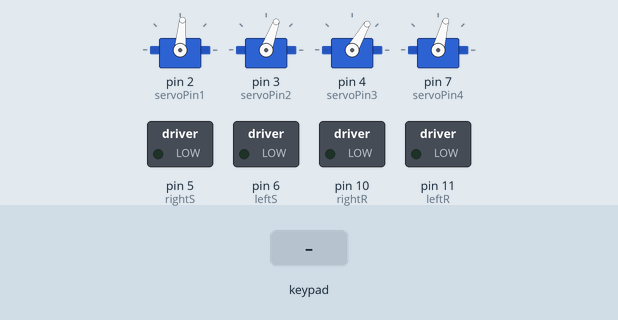
Simulated run of this sketch. Board: Arduino Uno, built with avr-gcc and run on an emulated ATmega328P. On the bench: 4 × servo, switched loads named in the sketch (green lamp = pin HIGH). The inputs (shaded band) are chosen by the test bench.

Above: at 1.4 s.
1.5 s: key 'O' pressed
At 1.62 s:
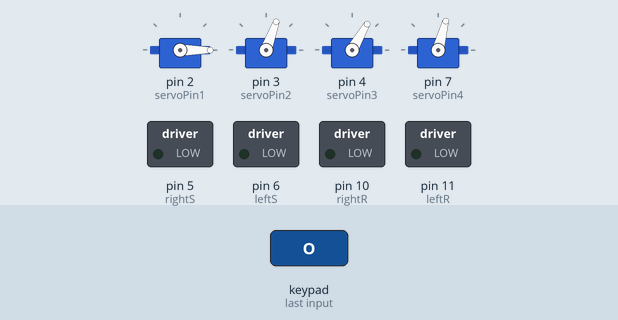
3.8 s: key 'U' pressed
At 4.7 s:
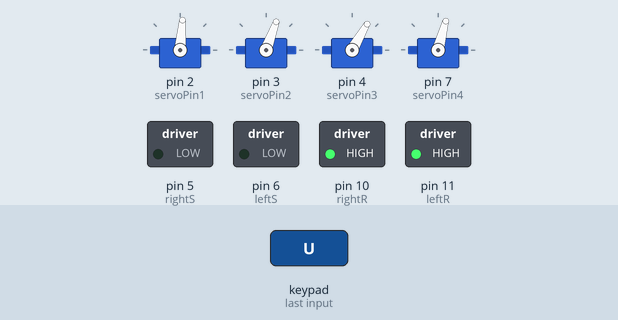
5.7 s: key 'D' pressed
At 5.91 s:
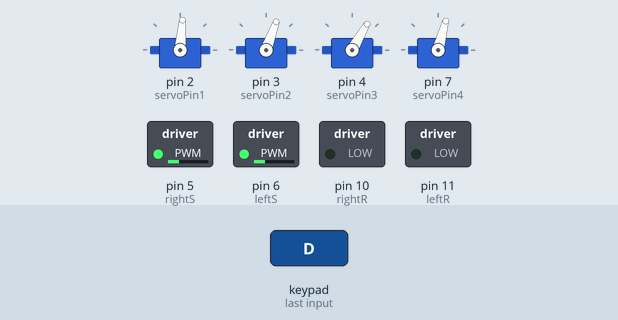
7.6 s: key 'L' pressed
At 9.2 s:
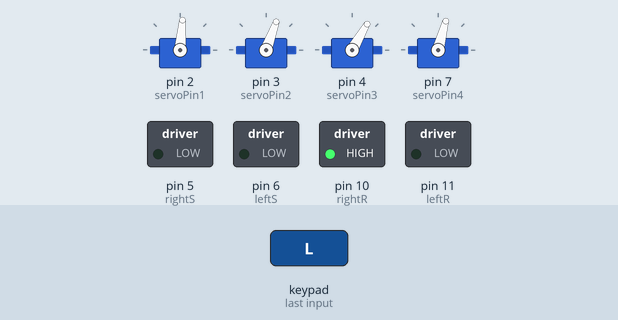
9.5 s: key 'R' pressed
At 10.2 s:
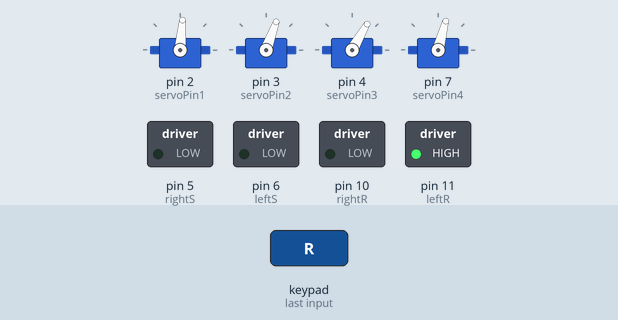
11.4 s: key 'X' pressed
At 12.0 s:
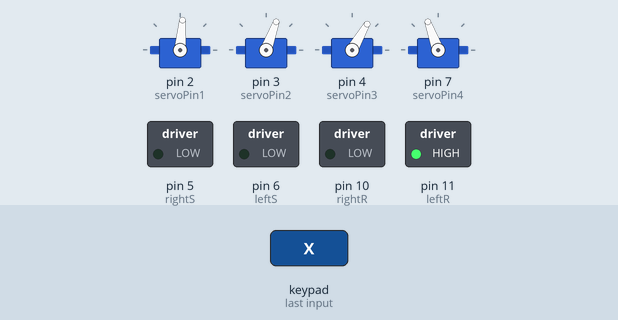
Timing chart, 0 to 13.9 s (numbered marks = the images above; inputs shaded):
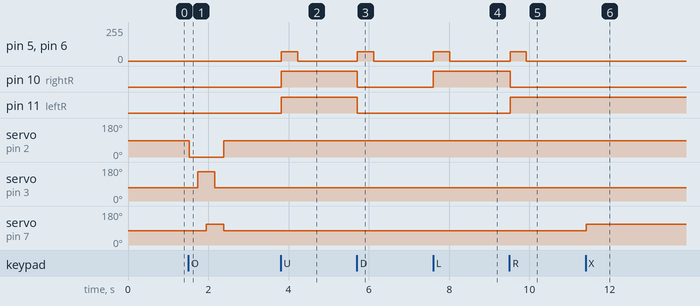

The sketch:

Clarwer_Robotic_Arm_Tank.ino
```cpp
/*==========================定义===========================*/
#include <PS2X_lib.h>  //库版本 v1.6
#include <Servo.h>
PS2X ps2x;             //创建PS2控制格式
int error;
byte vibrate = 0;
Servo servo1;         //声明舵机servo1
Servo servo2;         //声明舵机servo2
Servo servo3;         //声明舵机servo3
Servo servo4;         //声明舵机servo4
int servoPin1 = 2;    //设置D2引脚名字为servoPin1
int servoPin2 = 3;    //设置D3引脚名字为servoPin2
int servoPin3 = 4;    //设置D4引脚名字为servoPin3
int servoPin4 = 7;    //设置D7引脚名字为servoPin4
int armSp =8;
int green=0;
int one[]={85,180,0};
int two[]={70,155};
int three[]={60,180};
int four[]={75,110};
int a[]={one[0],two[0],three[0],four[0]};  //机器臂初始位置
int b[]={one[0],two[0],three[0],four[1]};  //机器臂初始位置,夹头张开
int c[]={one[0],two[1],three[0],four[1]};  //机器臂下降,夹头张开，准备抓取
int d[]={one[0],two[1],three[0],four[0]};  //机器臂下降,夹头闭合，抓取
int e[]={one[0],two[0],three[0],four[0]};  //机器臂回位,已抓取
int f[]={one[1],two[0],three[0],four[0]};  //机器臂转左，已抓取
int g[]={one[1],two[1],three[0],four[0]};  //机器臂转左，下降，已抓取
int h[]={one[1],two[1],three[0],four[1]};  //机器臂转左，下降，放置
int j[]={one[1],two[0],three[0],four[1]};  //机器臂上升，准备好归位
int k[]={one[2],two[0],three[0],four[0]};     //机器臂转右，已抓取
int l[]={one[2],two[1],three[0],four[0]};    //机器臂转右，下降，已抓取
int m[]={one[2],two[1],three[0],four[1]};   //机器臂转右，下降，放置
int n[]={one[2],two[0],three[0],four[1]};    //机器臂上升，准备好归位
int data[]={one[0],two[0],three[0],four[0]};  //用于控制机器臂动作

const int leftR = 11; //左轮转动方向，引脚D11
const int leftS = 6; //左轮转动速度，引脚D6
const int rightR = 10; //右轮转动方向，引脚D10
const int rightS = 5; //右轮转动方向，引脚D5
int dataSp[]={70,120,170,220};        //小车速度
int sp=0;
int carSp;

int state=0;
/*==========================结束===========================*/

/*==========================初始化===========================*/
void setup() {
error = ps2x.config_gamepad(A0,A2,A1,A3, true, true);   //PS接线定义
servo1.attach(servoPin1);   //设置servo1的引脚为D2
servo2.attach(servoPin2);   //设置servo2的引脚为D3
servo3.attach(servoPin3);   //设置servo3的引脚为D4
servo4.attach(servoPin4);   //设置servo4的引脚为D7
//小车控制脚定义
pinMode(leftR,OUTPUT);
pinMode(leftS,OUTPUT);
pinMode(rightR,OUTPUT);
pinMode(rightS,OUTPUT);
carSp=dataSp[sp];
carStop();
set_arm();
}
/*==========================结束===========================*/

/*==========================主循环===========================*/
void loop() {
if(error ==1 )return;
ps2x.read_gamepad(false, vibrate);
if(ps2x.Analog(PSS_LY)>=170)
state=1;
if(ps2x.Analog(PSS_LY)<=10)
state=2;
if(ps2x.Analog(PSS_LX)>=170)
state=3;
if(ps2x.Analog(PSS_LX)>=170)
state=4;
if(state==1)  //定距跟随
{}
if(state==2)  //倾倒恢复
{}
if(state==3)  //循迹夹放
{}
if(state==4)  //智能避障
{}

//-------------------------------------------------------------//
if(state==0)   //手动模式
{
/*======================分割线=================================*/
if(ps2x.ButtonPressed(PSB_L1))
{
  if(sp<3)
  { sp++;
    carSp=dataSp[sp];
  }
}
/*======================分割线=================================*/
if(ps2x.ButtonPressed(PSB_L2))
{
  if(sp>0)
  { sp--;
    carSp=dataSp[sp];
  }

  }
/*======================分割线=================================*/
if(ps2x.Button(PSB_PAD_UP))     //小车控制
 {
 carGo(carSp);
 }
 else if(ps2x.Button(PSB_PAD_DOWN))
 {
 carBack(carSp);
 }
 else if(ps2x.Button(PSB_PAD_LEFT))
  {
 carLeft(carSp);
 }
 else if(ps2x.Button(PSB_PAD_RIGHT))
 {
 carRight(carSp);
 }
 else
 {carStop();}
/*======================分割线=================================*/
if(ps2x.ButtonPressed(PSB_GREEN))   //绿色键功能
    {
      if(green==0 && data[1]==two[0] && data[0]==one[0])
      {
     armReady();
     green=1;
     }
     else if(green==1)
     {
      armF();
      green=0;
      }
    }
/*======================分割线=================================*/
if(ps2x.ButtonPressed(PSB_BLUE))   //蓝色键功能
    {
      if(data[3]==four[0])
      {
       data[3]=four[1];
       armMove();
     }
     else
     {
      data[3]=four[0];
      armMove();
      }
    }
/*======================分割线=================================*/
if(ps2x.ButtonPressed(PSB_PINK))
{
  if(data[1]==two[0])
  armL();
  }
/*======================分割线=================================*/
if(ps2x.ButtonPressed(PSB_RED))
{
  if(data[1]==two[0])
  armR();
  }
/*======================分割线=================================*/
if(ps2x.Button(PSB_R1))
{
  if(data[2]<170)
  {
   data[2]=data[2]+2;
   servo1.write(data[0]);   //85  180
   servo2.write(data[1]);   //70   155
   servo3.write(data[2]);   //60
   servo4.write(data[3]);   //75  110
   delay(5);
    }
}
/*======================分割线=================================*/
if(ps2x.Button(PSB_R2))
{
  if(data[2]>=60)
  {
   data[2]=data[2]-2;
   servo1.write(data[0]);   //85  180
   servo2.write(data[1]);   //70   155
   servo3.write(data[2]);   //60
   servo4.write(data[3]);   //75  110
   //delay(5);
    }
}
/*======================分割线=================================*/
if(ps2x.Analog(PSS_RX)<10)                       //R摇杆往左打，舵机往左转
{ if(data[0]<=180)
   {
    data[0]=data[0]+2;
   servo1.write(data[0]);   //85  180
   servo2.write(data[1]);   //70   155
   servo3.write(data[2]);   //60
   servo4.write(data[3]);   //75  110
   }
}
else if(ps2x.Analog(PSS_RX)>=170)               //R摇杆往右打，舵机往右转
{ if(data[0]>=0)
   {
    data[0]=data[0]-2;
   servo1.write(data[0]);   //85  180
   servo2.write(data[1]);   //70   155
   servo3.write(data[2]);   //60
   servo4.write(data[3]);   //75  110
   }
}
/*======================分割线=================================*/
if(ps2x.Analog(PSS_RY)<10)
{ if(data[1]<=155)
   {
    data[1]=data[1]+2;
   servo1.write(data[0]);   //85  180
   servo2.write(data[1]);   //70   155
   servo3.write(data[2]);   //60
   servo4.write(data[3]);   //75  110
   }
}
else if(ps2x.Analog(PSS_RY)>=170)
{ if(data[1]>=70)
   {
    data[1]=data[1]-2;
   servo1.write(data[0]);   //85  180
   servo2.write(data[1]);   //70   155
   servo3.write(data[2]);   //60
   servo4.write(data[3]);   //75  110
   }
}
/*======================分割线=================================*/
}


/*======================分割线=================================*/
if(ps2x.Button(PSB_SELECT))
 {
  data[1]=70;
  armMove();
  delay(20);
  set_arm();
  delay(20);
  green=0;
  state=0;
  }
/*======================分割线=================================*/
delay(20);
}


/*==========================结束===========================*/


/*==========================小车动作函数===========================*/
void carGo(int carSp)
{
  //前进
  digitalWrite(leftR,HIGH);
  analogWrite(leftS,carSp);
  digitalWrite(rightR,HIGH);
  analogWrite(rightS,carSp);
}
void carBack(int carSp)
{
   //后退
  digitalWrite(leftR,LOW);
  analogWrite(leftS,carSp);
  digitalWrite(rightR,LOW);
  analogWrite(rightS,carSp);
}
void carStop()
{
  //停止
  digitalWrite(leftS,LOW);
  digitalWrite(rightS,LOW);
}
void carLeft(int carSp)
{
  //左转
  digitalWrite(leftR,LOW);
  analogWrite(leftS,carSp);
  digitalWrite(rightR,HIGH);
  analogWrite(rightS,carSp);
}
void carRight(int carSp)
{
  //右转
  digitalWrite(leftR,HIGH);
  analogWrite(leftS,carSp);
  digitalWrite(rightR,LOW);
  analogWrite(rightS,carSp);
}
/*==========================结束===========================*/

/*==========================机器臂动作函数===========================*/
//舵机实现动作
void armMove()
{
 for(int i=0;i<20;i++)       //for循环，用于等待舵机转到位
 {
 servo1.write(data[0]);   //85  180
 servo2.write(data[1]);   //70   155
 servo3.write(data[2]);   //60
 servo4.write(data[3]);   //75  110
 delay(armSp);
 }
 delay(50);
  }

//初始化机器臂位置
void set_arm()
{
for(int i=0;i<=3;i++)
{
  data[i]=a[i];
  }
armMove();
 }

//机器臂准备夹取
void armReady()
{
  for(int i=0;i<=3;i++)
{
  data[i]=c[i];
  }
armMove();
  }

//机器臂夹取
void armTake()
{
  for(int i=0;i<=3;i++)
{
  data[i]=d[i];
  }
armMove();
  for(int i=0;i<=3;i++)
{
  data[i]=e[i];
  }
armMove();
  }

//机器臂前方放下
void armF()
{
for(int i=0;i<=3;i++)
{
  data[i]=d[i];
  }
armMove();
 for(int i=0;i<=3;i++)
{
  data[i]=a[i];
  }
armMove();
  }
//机器臂左方放下
void armL()
{
  for(int i=0;i<=3;i++)
{
  data[i]=f[i];
  }
armMove();
    for(int i=0;i<=3;i++)
{
  data[i]=g[i];
  }
armMove();
      for(int i=0;i<=3;i++)
{
  data[i]=h[i];
  }
armMove();
       for(int i=0;i<=3;i++)
{
  data[i]=j[i];
  }
armMove();
       for(int i=0;i<=3;i++)
{
  data[i]=a[i];
  }
armMove();
  }

void armR()
{
  for(int i=0;i<=3;i++)
{
  data[i]=k[i];
  }
armMove();
    for(int i=0;i<=3;i++)
{
  data[i]=l[i];
  }
armMove();
      for(int i=0;i<=3;i++)
{
  data[i]=m[i];
  }
armMove();
       for(int i=0;i<=3;i++)
{
  data[i]=n[i];
  }
armMove();
       for(int i=0;i<=3;i++)
{
  data[i]=a[i];
  }
armMove();
  }
/*==========================结束===========================*/
```

Measured:
- after the input at 1.5 s, servo on pin 2 (servoPin1): 85° → 0° at once, → 85° 0.86 s later; servo on pin 3 (servoPin2): 70° → 155° after 0.24 s, → 70° 0.43 s later; servo on pin 7 (servoPin4): 75° → 110° after 0.45 s, → 75° 0.43 s later
- after the input at 3.8 s, pin 5 (rightS), pin 6 (leftS): 0/255 → 70/255 at once, → 0/255 0.41 s later; pin 10 (rightR), pin 11 (leftR): LOW → HIGH at once
- after the input at 5.7 s, pin 5 (rightS), pin 6 (leftS): 0/255 → 70/255 at once, → 0/255 0.41 s later; pin 10 (rightR), pin 11 (leftR): HIGH → LOW at once
- after the input at 7.6 s, pin 5 (rightS), pin 6 (leftS): 0/255 → 70/255 at once, → 0/255 0.41 s later; pin 10 (rightR): LOW → HIGH at once
- after the input at 9.5 s, pin 5 (rightS), pin 6 (leftS): 0/255 → 70/255 at once, → 0/255 0.41 s later; pin 10 (rightR): HIGH → LOW at once; pin 11 (leftR): LOW → HIGH at once
- after the input at 11.4 s, servo on pin 7 (servoPin4): 75° → 110° at once
